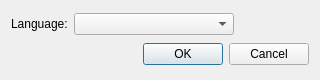
<?xml version="1.0" encoding="UTF-8"?>
<ui version="4.0">
 <class>language_dialog</class>
 <widget class="QDialog" name="language_dialog">
  <property name="geometry">
   <rect>
    <x>0</x>
    <y>0</y>
    <width>320</width>
    <height>80</height>
   </rect>
  </property>
  <property name="windowTitle">
   <string>Language</string>
  </property>
  <property name="modal">
   <bool>true</bool>
  </property>
  <layout class="QVBoxLayout" name="verticalLayout">
   <item>
    <layout class="QHBoxLayout" name="horizontalLayout">
     <item>
      <widget class="QLabel" name="label_language">
       <property name="text">
        <string>Language:</string>
       </property>
      </widget>
     </item>
     <item>
      <widget class="QComboBox" name="comboBox_language">
       <property name="minimumSize">
        <size>
         <width>160</width>
         <height>0</height>
        </size>
       </property>
      </widget>
     </item>
     <item>
      <spacer name="horizontalSpacer">
       <property name="orientation">
        <enum>Qt::Horizontal</enum>
       </property>
       <property name="sizeHint" stdset="0">
        <size>
         <width>40</width>
         <height>20</height>
        </size>
       </property>
      </spacer>
     </item>
    </layout>
   </item>
   <item>
    <layout class="QHBoxLayout" name="horizontalLayout_2">
     <item>
      <spacer name="horizontalSpacer_2">
       <property name="orientation">
        <enum>Qt::Horizontal</enum>
       </property>
       <property name="sizeHint" stdset="0">
        <size>
         <width>40</width>
         <height>20</height>
        </size>
       </property>
      </spacer>
     </item>
     <item>
      <widget class="QDialogButtonBox" name="buttonBox">
       <property name="orientation">
        <enum>Qt::Horizontal</enum>
       </property>
       <property name="standardButtons">
        <set>QDialogButtonBox::Cancel|QDialogButtonBox::Ok</set>
       </property>
      </widget>
     </item>
    </layout>
   </item>
  </layout>
 </widget>
 <resources/>
 <connections>
  <connection>
   <sender>buttonBox</sender>
   <signal>accepted()</signal>
   <receiver>language_dialog</receiver>
   <slot>accept()</slot>
   <hints>
    <hint type="sourcelabel">
     <x>248</x>
     <y>254</y>
    </hint>
    <hint type="destinationlabel">
     <x>157</x>
     <y>274</y>
    </hint>
   </hints>
  </connection>
  <connection>
   <sender>buttonBox</sender>
   <signal>rejected()</signal>
   <receiver>language_dialog</receiver>
   <slot>reject()</slot>
   <hints>
    <hint type="sourcelabel">
     <x>316</x>
     <y>260</y>
    </hint>
    <hint type="destinationlabel">
     <x>286</x>
     <y>274</y>
    </hint>
   </hints>
  </connection>
 </connections>
</ui>
